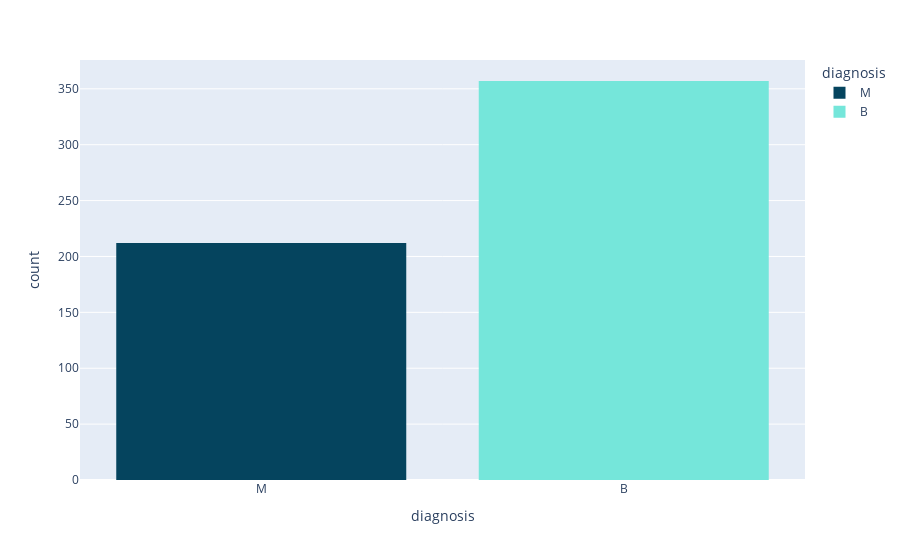

The code cell stored with this chart in its notebook:
### Code cell
px.histogram(data_frame=df, x='diagnosis', color="diagnosis",
             color_discrete_sequence=['#05445E', '#75E6DA'])

### Figure 1 — Plotly figure (JSON) as saved in the notebook; plotly's stock layout.template omitted (floating-point values rounded to 4 significant figures; data arrays with more than 128 entries replaced by an {"elided": "..."} marker saying what was removed)
{"data": [{"alignmentgroup": "True", "bingroup": "x", "hovertemplate": "diagnosis=%{x}<br>count=%{y}<extra></extra>", "legendgroup": "M", "marker": {"color": "#05445E", "pattern": {"shape": ""}}, "name": "M", "offsetgroup": "M", "orientation": "v", "showlegend": true, "type": "histogram", "x": {"elided": "212 str values"}, "xaxis": "x", "yaxis": "y"}, {"alignmentgroup": "True", "bingroup": "x", "hovertemplate": "diagnosis=%{x}<br>count=%{y}<extra></extra>", "legendgroup": "B", "marker": {"color": "#75E6DA", "pattern": {"shape": ""}}, "name": "B", "offsetgroup": "B", "orientation": "v", "showlegend": true, "type": "histogram", "x": {"elided": "357 str values"}, "xaxis": "x", "yaxis": "y"}], "layout": {"barmode": "relative", "legend": {"title": {"text": "diagnosis"}, "tracegroupgap": 0}, "margin": {"t": 60}, "xaxis": {"anchor": "y", "categoryarray": ["M", "B"], "categoryorder": "array", "domain": [0, 1], "title": {"text": "diagnosis"}}, "yaxis": {"anchor": "x", "domain": [0, 1], "title": {"text": "count"}}}}
